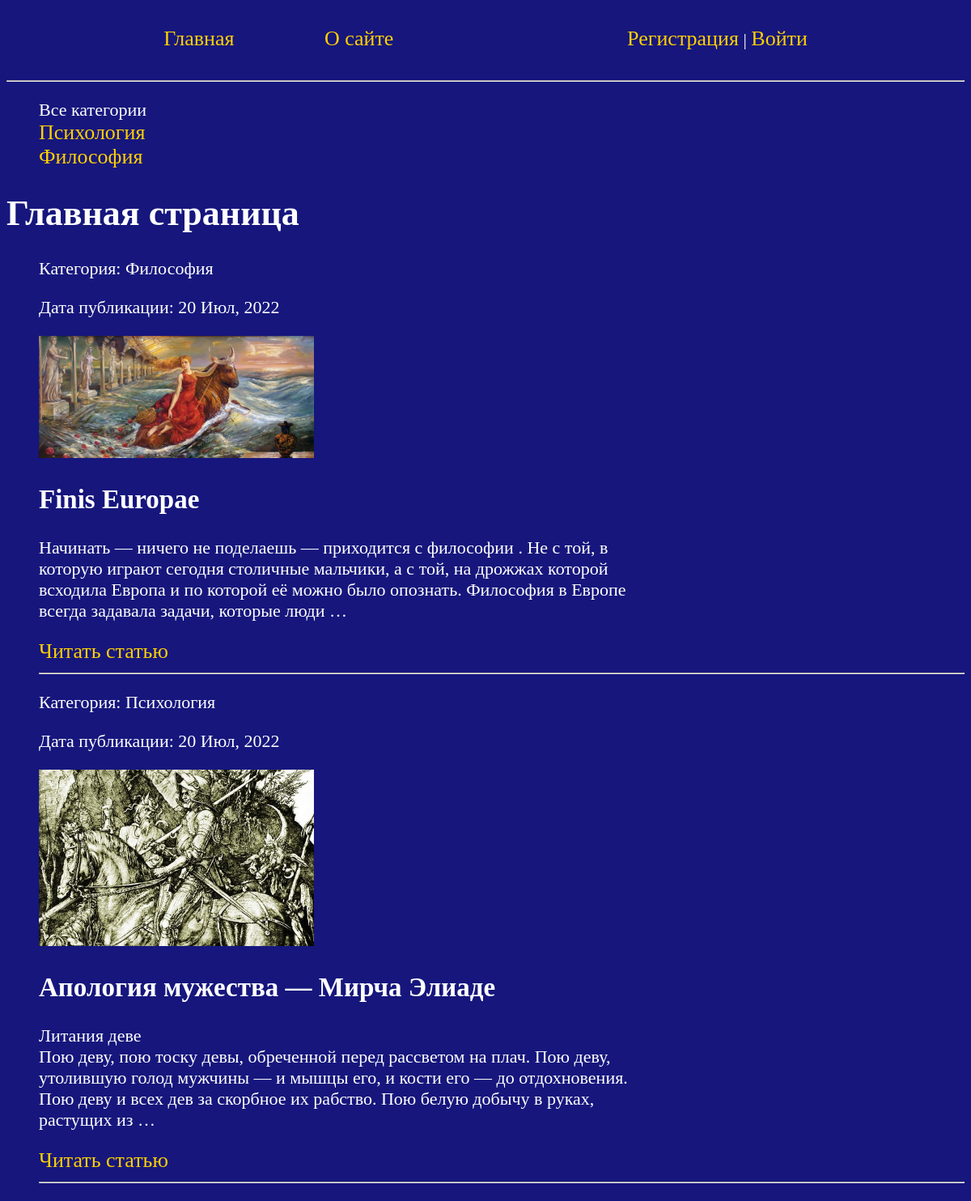
/home/, run on the app's committed database.
### core/models.py (models this page shows, shortened)
class Category(MODEL):
    title = models.CharField(verbose_name='Заголовок', max_length=100, db_index=True)
    slug = models.SlugField(max_length=DEFAULT_MAX_LEN, unique=True, db_index=True, verbose_name="URL")
    def __str__(self):
        return self.title
    def get_absolute_url(self):
        return reverse('category', kwargs={'cat_slug': self.slug})
    class Meta:
        ordering = ('id',)
        verbose_name = 'Категория'
        verbose_name_plural = 'Категории'

class Article(MODEL):
    title = models.CharField('Заголовок', max_length=DEFAULT_MAX_LEN)
    slug = models.SlugField(max_length=DEFAULT_MAX_LEN, unique=True, db_index=True, verbose_name="URL")
    text = models.TextField('Текст')
    author = models.ForeignKey(User, on_delete=models.SET_NULL, null=True)
    image = models.ImageField('Картинка', null=True, upload_to='resource')
    created_date = models.DateField('Дата публикации', auto_now_add=True)
    reading_time = models.IntegerField('Время на чтение', default=5, null=True)
    cat = models.ForeignKey(Category, on_delete=models.PROTECT, verbose_name="Категория", null=True)
    def get_absolute_url(self):
        return reverse('article', kwargs={'post_slug': self.slug})
    class Meta:
        ordering = ('id',)
        verbose_name = 'Статья'
        verbose_name_plural = 'Статьи'

### core/views.py (the view)
# urls.py: path('home/', views.MainHome.as_view(), name='home'),
class MainHome(DataMixin, ListView):
    model = Article
    template_name: str = 'main.html'
    context_object_name: str = 'posts'
    extra_context = {'title': 'Главная страница'}
    def get_context_data(self, *, object_list=None, **kwargs):
        context = super().get_context_data(**kwargs)
        c_def = self.get_user_context(title='Главная страница')
        return dict(list(context.items()) + list(c_def.items()))

### core/utils.py (called while the page is built)
    def get_user_context(self, **kwargs):
        context = kwargs
        cats = Category.objects.annotate(Count('article'))
        user_menu = menu.copy()
        if not self.request.user.is_authenticated:
            user_menu.pop(2)
        context['menu'] = user_menu
        context['cats'] = cats
        if 'cat_selected' not in context:
            context['cat_selected'] = 0
        return context

### core/templates/main.html (shortened to what this page needs)
{% extends 'base.html' %}
{% block content %}
<h1>{{ title }}</h1>
    <ul>
        {% for post in posts %}
        <li>
            <p>Категория: {{post.cat}}</p>
            <p>Дата публикации: {{post.created_date|date:"d M, Y"}}</p>
                {% if post.image %}
                    <p><img src="{{post.image.url}}" alt="none" style="pointer-events: none;" width="340px"></p>
                {% endif %}
            <h2>{{ post.title }}</h2>
            {% autoescape on %}
            <div class="preview_post_text">
                <p>{{ post.text|linebreaks|truncatewords:42 }}</p>
            </div>
            {% endautoescape %}
                <a href="{{ post.get_absolute_url }}">Читать статью</a>
                <hr>
                </li>
        {% endfor %}
    </ul>
{% endblock %}

### core/templates/base.html (shortened to what this page needs)
{% load static %}
{% load core_tags %}
<!DOCTYPE html>
<html lang="en">
<head>
    <link rel="stylesheet" href="{% static '/css/style.css' %}">
</head>
<body>
{% block mainmenu %}
    <ul class="header">
        {% for m in menu %}
            <li><a href="{% url m.url_name %}">{{ m.title }}</a></li>
        {% endfor %}
        {% if request.user.is_authenticated %}
            <li>{{ user.username }} | <a href="{% url 'logout' %}">Выйти</a></li>
        {% else %}
            <div class="reg_auth">
                <a href="{% url 'register' %}">Регистрация</a>
                |
                <a href="{% url 'auth' %}">Войти</a>
            </div>
        {% endif %}
    </ul>
    <hr>
{% endblock mainmenu %}
<ul>
    {% if cat_selected == 0 %}
        <li>Все категории</li>
    {% else %}
        <li><a href="{% url 'home' %}">Все категории</a></li>
    {% endif %}
    {% for c in cats %}
    {% if c.article__count > 0 %}
        {% if c.pk == cat_selected %}
            <li>{{c.title}}</li>
        {% else %}
            <li>
                <a href="{{c.get_absolute_url}}">{{c.title}}</a>
            </li>
        {% endif %}
    {% endif %}
    {% endfor %}
</ul>
{% block content %}
{% endblock %}
</body>
</html>

### core/static/css/style.css (style rules this page uses)
body { background-color: rgb(22, 22, 125); color: #fff; font-size: 22px; }

### core/templates/base.html (style rules this page uses)
* { list-style-type: none; }
a { text-decoration: none;color: rgb(255, 208, 0); transition: .2s;font-size: 26px; }
.header { max-width: 80%; margin: auto; display: flex; height: 80px; align-items: center; justify-content: space-around; }
.reg_auth { margin-right: 40px; width: 400px; text-align: right; }
.preview_post_text { width: 759px; }

### data on the page
Category: title "Психология"
Category: title "Философия"
Article: cat "Философия", created_date "20 Июл, 2022", image (picture), title "Finis Europae", text "Начинать — ничего не поделаешь — приходится с философии . Не с той, в которую играют сегодня столичные мальчики, а с той, на дрожжах которой всходила Европа и по которой её можно было опознать. Философия в Европе всегда задавала задачи, которые люди …"
Article: cat "Психология", created_date "20 Июл, 2022", image (picture), title "Апология мужества — Мирча Элиаде", text "Литания деве Пою деву, пою тоску девы, обреченной перед рассветом на плач. Пою деву, утолившую голод мужчины — и мышцы его, и кости его — до отдохновения. Пою деву и всех дев за скорбное их рабство. Пою белую добычу в руках, растущих из …"

### other printed values
{{ m.title }} "Главная" "О сайте"
{{ title }} "Главная страница"
